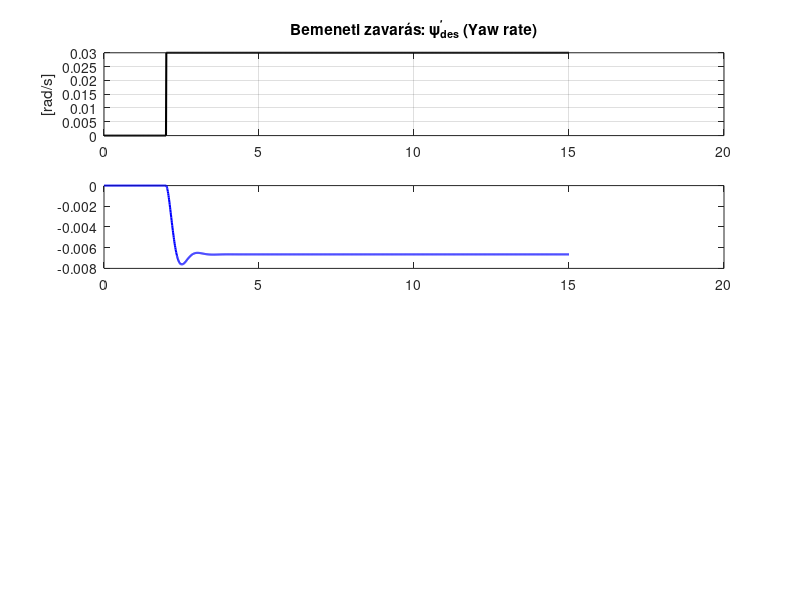

Source code (MATLAB): (Note: this script raises an error after producing the figure.)
%% DYNAMIC MODEL IN TERMS OF ERROR WITH RESPECT TO ROAD
R = 1000;  % radious of the road
Caf = 80000; % Cornering stiffnes az első kerékhez
Car = 80000; % Cornering stiffnes a hátsó kerékhez
lf = 1.1; % Az autó tömegközéppontjától mért elülső tengelytáv
lr = 1.58; % Az autó tömegközéppontjától mért hátsó tengelytáv
m = 1573; % Az autó tömege
Vx = 30; % Az autó haladási sebessége a saját koordinátarendszerében
Iz = 2873; % Az autó tehetetlenségi nyomatéka
vphides = Vx / R;

% Az állapotvektorunk e1, e1', e2, e2' == 
% laterális pozíciócióhiba a sávközéptől,
% laterális pozíciócióhiba sebessége,
% legyezési szöghiba az úthoz képest,
% legyezési szöghiba sebessége
% phides = desired yaw rate determined from road radius R Vx/R

A = [0 1                            0                      0;...
     0 -(2*Caf+2*Car)/(m*Vx)        (2*Caf+2*Car)/m        (-2*lf*Caf+2*lr*Car)/(m*Vx);...
     0 0                            0                      1;...
     0 -(2*lf*Caf-2*lr*Car)/(Iz*Vx) (2*lf*Caf-2*lr*Car)/Iz -(2*lf*lf*Caf+2*lr*lr*Car)/(Iz*Vx)];

% steering angle as input
B1 = [0;...
     2*Caf/m;...
     0;...
     2*lf*Caf/Iz];
% desired yaw rate as disturbance from road radius Vx/R
B2 = [0;...
     -(2*lf*Caf-2*lr*Car)/(m*Vx)-Vx;...
     0;...
     -(2*lf*lf*Caf+2*lr*lr*Car)/(Iz*Vx)];

C = [1 0 0 0];
% Irányíthatóság vizsgalata 
isControllable = (size(A,1) == rank(ctrb(A,B1)));

Q = diag([30 0 0 5]);
r = 1;
K = lqr(A,B1,Q,r);
%% Állapotvisszacsatolás
% delta = -K * x(t)
% Az openloopra zavaras nelkul szamolom a K erositeseket
% A zavarasnak csak a zart korben lesz szerepe

Acl = A-B1*K;...
Bcl = B2; % A zavarás mint bemenet jelenik meg a rendszerben, ez marado hiat fog okozni
Ccl = [1 0 0 0];
sys_cl = ss(Acl,Bcl,Ccl,0);
%% 4. Szimuláció (Minden radiánban)
t = 0:0.01:15;
vphides_val = Vx / R; 

% Bemeneti zavarás (kanyar t=2s-nél)
u_vphides = zeros(size(t));
u_vphides(t > 2) = vphides_val; 

sys_sim = ss(Acl, Bcl, eye(4), 0);
[~, ~, x_states] = lsim(sys_sim, u_vphides, t);

% Adatok kinyerése
e1 = x_states(:,1);
e2 = x_states(:,3); % Radiánban marad
u_rad = -K * x_states'; 

%% 5. VIZUALIZÁCIÓ (Radián alapú feliratokkal)
figure('Units', 'normalized', 'Position', [0.2 0.1 0.6 0.8], 'Name', 'LQR Zavarválasz (Radián)', 'Color', 'w');

% 1. részábra: Desired Yaw Rate
subplot(4,1,1);
plot(t, u_vphides, 'k', 'LineWidth', 1.5);
grid on; ylabel('[rad/s]');
title('Bemeneti zavarás: \psi_{des}^\prime (Yaw rate)');

% 2. részábra: e1 pozícióhiba
subplot(4,1,2);
plot(t, e1, 'b', 'LineWidth', 1.5);
hold on; yline(0, '--k', 'Alpha', 0.5);
yline(e1(end), '--r', ['Maradó hiba: ', num2str(e1(end), '%.4f'), ' m']);
grid on; ylabel('e_1 [m]');
title('Laterális pozícióhiba');

% 3. részábra: e2 orientációs hiba (Radiánban)
subplot(4,1,3);
plot(t, e2, 'r', 'LineWidth', 1.5);
hold on;
yline(e2(end), '--k', ['Maradó hiba: ', num2str(e2(end), '%.4f'), ' rad']);
grid on; ylabel('e_2 [rad]');
title('Orientációs hiba');

% 4. részábra: Kormányszög (Radiánban)
subplot(4,1,4);
plot(t, u_rad, 'g', 'LineWidth', 1.5);
grid on; xlabel('Idő [s]'); ylabel('\delta [rad]');
title('Szabályozó beavatkozása (Kormányszög)');
legend('Visszacsatolt vezérlőjel');

sgtitle(['LQR Zavar elnyomás (Integrátor nélkül) - Minden mértékegység radián: R = ', num2str(R), 'm']);